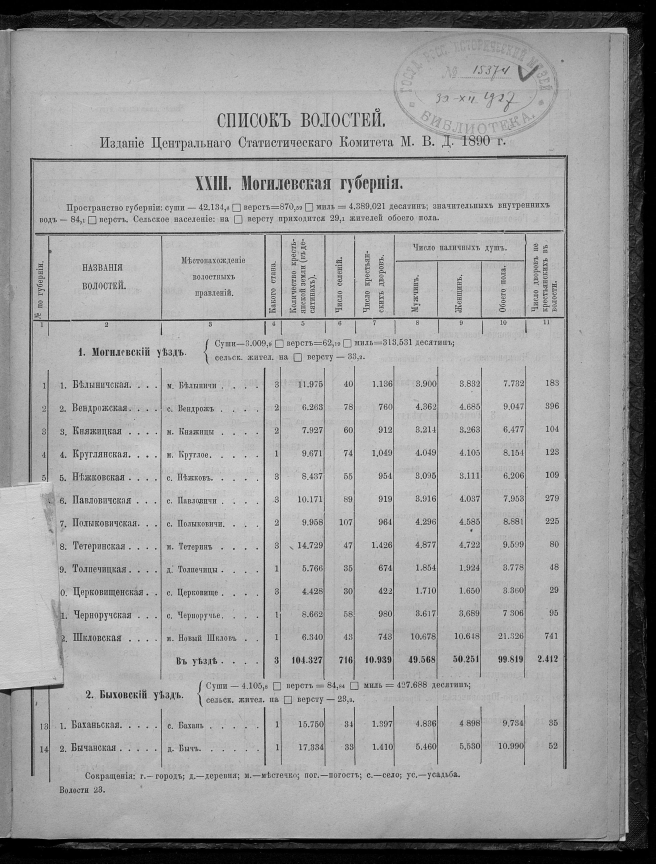
#> input picture scripts/platform/data/ocr-pages/1.jpg, 1966 x 2590 px, given in place of 0005.jpg, which was not available (shown at 1/3 size)
$ jupyter execute --allow-errors finetune_layoutlmv3.ipynb   (shell and % lines are left out)   (text cells are left out)
#> lines starting #> are read from the running program, lines starting #| are printed output that depends on the picture; after the words box and inside, x2 and y2 are one past the last pixel; in counts of white or black regions, pixels touching at a corner belong together; pictures that were not available may be replaced by others from this repository, and a replacement may not be noted
[cell 1]
import ast
import glob
import json
import os
from io import BytesIO
from pathlib import Path
from typing import List
from urllib.parse import urlparse

import numpy as np
import pandas as pd
import requests
from PIL import Image
from lxml import etree
from pytesseract import pytesseract
from shapely.geometry import Polygon
from sklearn.model_selection import train_test_split
from tqdm import tqdm

from docling_core.types.doc import ImageRefMode
from docling_core.types.doc.document import DocTagsDocument, DoclingDocument
from mlx_vlm import load, generate
from mlx_vlm.prompt_utils import apply_chat_template
from mlx_vlm.utils import load_config, stream_generate

from transformers import AutoProcessor
#> (the rest of this cell did not finish here and is left out)

#> (a cell that did not finish here is left out)

[cell 3]
ROOT_DIR = Path(os.getcwd()).parent
SCHEMATISM_PATH = os.path.join(ROOT_DIR, "layoutLMv3/images")
# Load annotation file
#> (the rest of this cell did not finish here and is left out)

#> (a cell that did not finish here is left out)

[cell 5]
# [10 lines of commented-out code are left out]

[cell 6]
labels = ['page_number', 'building_material', 'settlement_classification', 'parish', 'building_type', 'dedication', 'deanery']
bio_labels = ["B-{}".format(label) for label in labels] + ["I-{}".format(label) for label in labels] + ["O"]

bio_labels

[cell 7]
label2id = {label: i for i, label in enumerate(bio_labels)}
id2label = {i: label for i, label in enumerate(bio_labels)}
id2label

[cell 8]
import os
from PIL import ImageDraw

# Set TOKENIZERS_PARALLELISM to either "true" or "false"
os.environ["TOKENIZERS_PARALLELISM"] = "false"  # or "true"
os.environ["TESSDATA_PREFIX"] = "/opt/homebrew/share/tessdata/"

[cell 9]
import cv2
import numpy as np
BINARY_THREHOLD = 180
# [44 lines left out: function preprocess_for_ocr2, not called in this run]

[cell 10]
# in[13]
import cv2 as cv
import numpy as np
from PIL import Image

# Removed BINARY_THRESHOLD as it's not used in this version
# BINARY_THREHOLD = 180

def preprocess_for_ocr(img: Image.Image) -> Image.Image:
    """Simplified preprocessing: Convert to grayscale and apply Otsu's thresholding."""
    img_np = np.array(img)

    # Ensure image is grayscale (input should already be grayscale based on previous step)
    if len(img_np.shape) == 3:
         img_np = cv.cvtColor(img_np, cv.COLOR_RGB2GRAY)
    elif img.mode != 'L': # Handle PIL modes other than L
         img_np = np.array(img.convert('L'))


    # Apply Otsu's thresholding directly
    # THRESH_BINARY_INV makes text white and background black
    ret, thresh_img = cv.threshold(img_np, 0, 255, cv.THRESH_BINARY_INV + cv.THRESH_OTSU)

    # Invert back if you want black text on white background (like original)
    # Remove this line if white text on black is desired or better for OCR
    thresh_img = cv.bitwise_not(thresh_img)

    # Convert back to PIL
    return Image.fromarray(thresh_img)

# ... rest of the cell ...

import matplotlib.pyplot as plt

plt.figure(figsize=(15,15))
# Make sure to open the image again or use the original crop variable
with Image.open("/Users/user/Projects/ecclesiasticalOCR/data/schematyzmy/lublin_1871/0005.jpg") as img:
    # Crop and convert to grayscale *before* preprocessing
#> img is the input picture: PIL image 1966x2590 L; min 0, max 251, mean 158.8
    crop_gray = img.crop((100,200,1100,850)).convert("L")
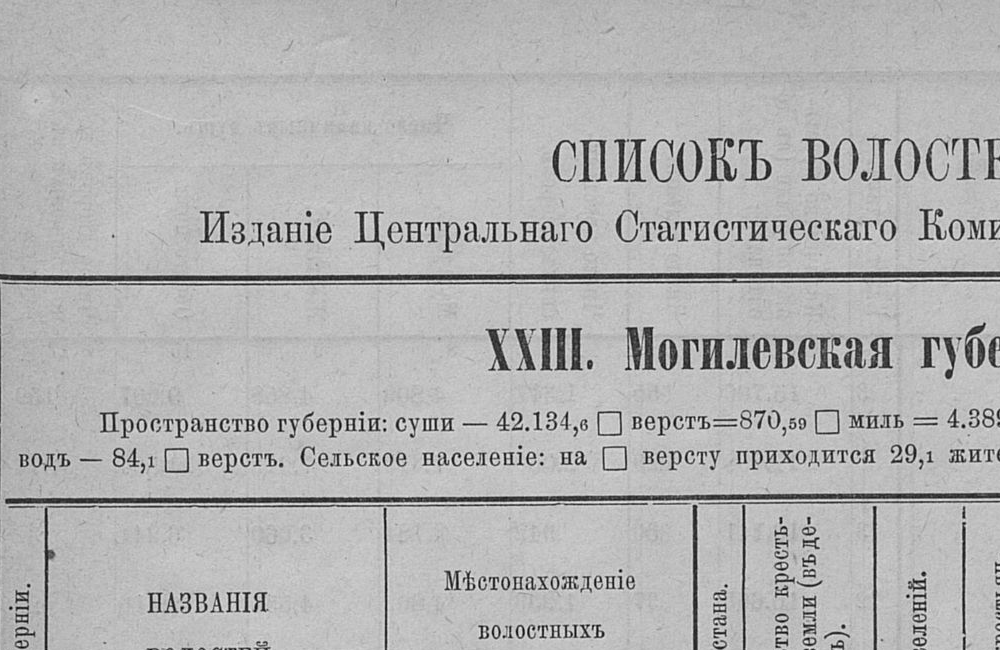
#> crop_gray: PIL image 1000x650 L; min 0, max 248, mean 178.5

    plt.subplot(1,2,1)
    plt.imshow(np.array(crop_gray), cmap='gray') # Display original grayscale crop
    plt.title("Original Grayscale Crop")

    plt.subplot(1,2,2)
    result = preprocess_for_ocr(crop_gray) # Pass the grayscale PIL image
#> in preprocess_for_ocr, `ret, thresh_img = cv.threshold(img_np, 0, 255, cv.THRESH_BINARY_INV + ..`:
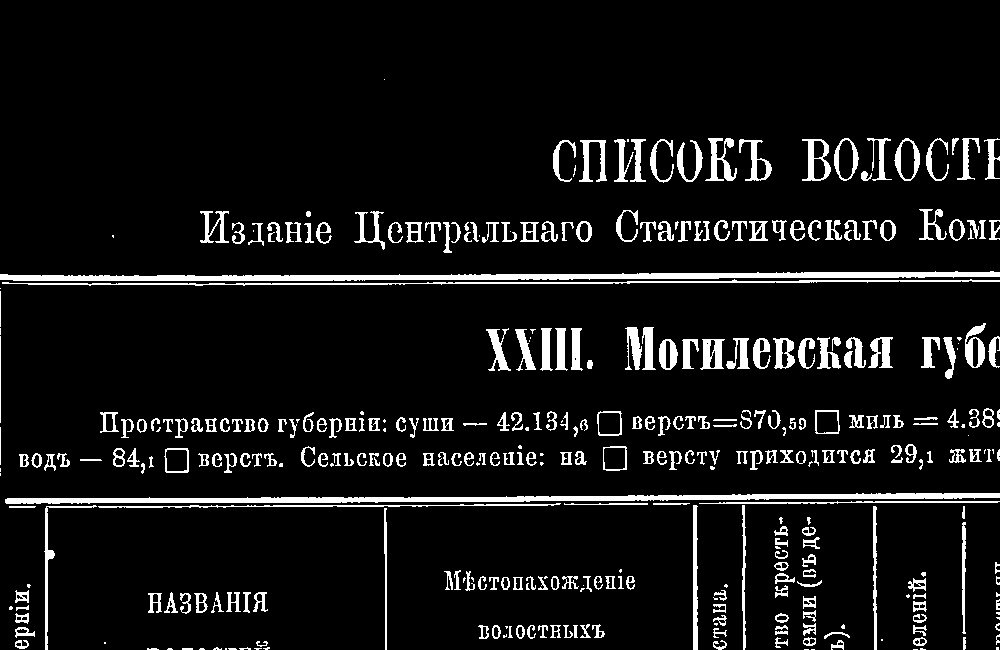
#> thresh_img: shape (650, 1000); 7.9% white; 385 white regions (75 under 20 px), largest, box (x1, y1, x2, y2) and area: (0, 271, 1000, 281) 5536, (5, 493, 1000, 504) 5193, (2, 279, 1000, 286) 1926
#> in preprocess_for_ocr, `ret, thresh_img = cv.threshold(img_np, 0, 255, cv.THRESH_BINARY_INV + ..`: ret = 129
    plt.imshow(result, cmap='gray') # Display processed image
    plt.title("Processed (Otsu Thresholding Only)")
    plt.show()
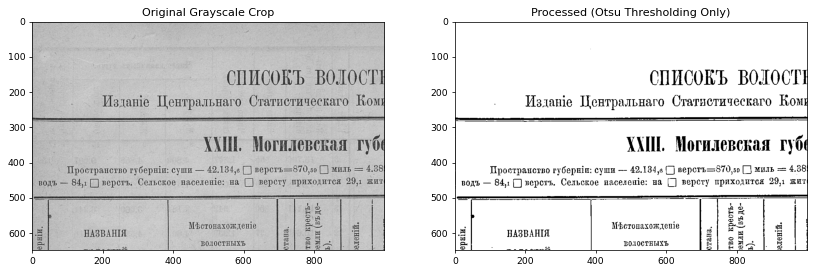
#> figure drawn by matplotlib, 2 panels
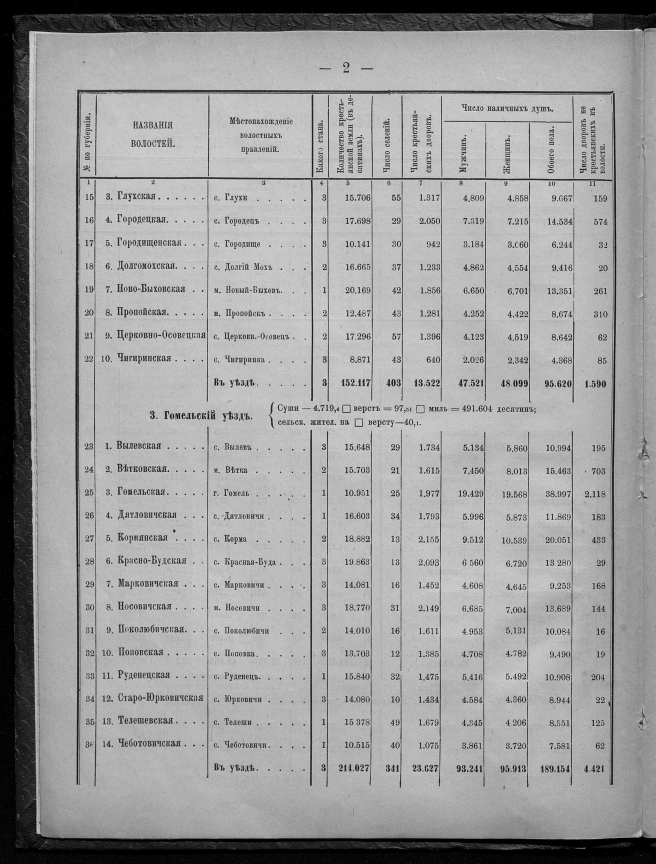
#> input picture scripts/platform/data/ocr-pages/2.jpg, 1966 x 2590 px, given in place of 0007.jpg, which was not available (shown at 1/3 size)
#> further down, img is the input picture: PIL image 1966x2590 L; min 0, max 254, mean 157.5

# Remove the display calls inside the loop if they exist from previous versions
# display(result)
# display(crop)

[cell 11]
import easyocr
from PIL import Image, ImageDraw, ImageFont
import easyocr
import supervision as sv
import cv2
import numpy as np


#> (the rest of this cell did not finish here and is left out)

[cell 12]
import pytesseract
from PIL import Image, ImageDraw, ImageFont
import supervision as sv
import cv2
import numpy as np

image_path = "/Users/user/Projects/AI_Osrodek/data/schematyzmy/zmudz_1863/0007.jpg"
#> (the rest of this cell did not finish here and is left out)

#> in preprocess_for_ocr (call 2), `ret, thresh_img = cv.threshold(img_np, 0, 255, cv.THRESH_BINARY_INV + ..`:
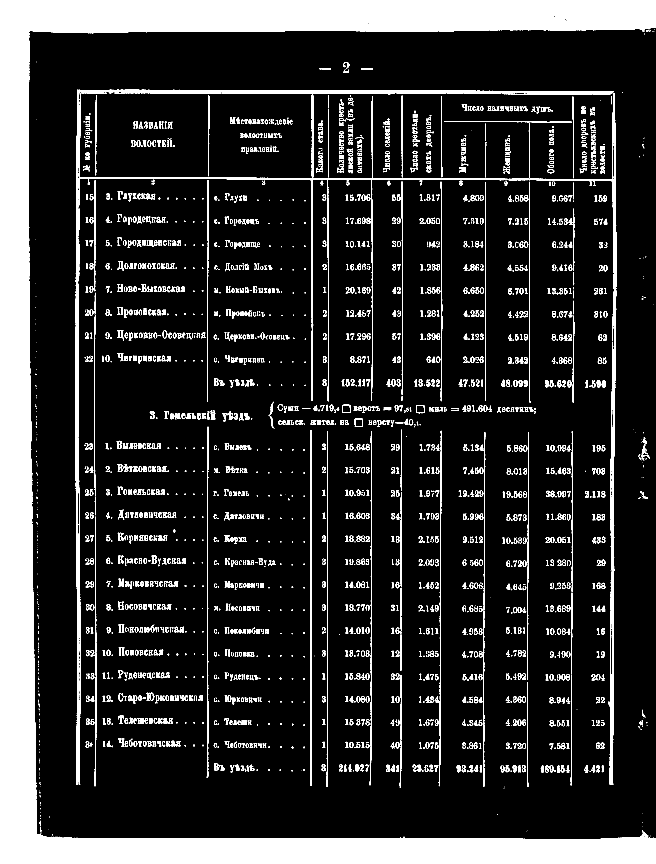
#> thresh_img: shape (2590, 1966) (shown at 1/3 size); 15.7% white; 2766 white regions (916 under 20 px), largest, box (x1, y1, x2, y2) and area: (0, 0, 1966, 2590) 560994, (226, 269, 1841, 2354) 29102, (1833, 279, 1849, 2355) 10806
#> in preprocess_for_ocr (call 2), `ret, thresh_img = cv.threshold(img_np, 0, 255, cv.THRESH_BINARY_INV + ..`: ret = 105
#> in preprocess_for_ocr (call 2), `thresh_img = cv.bitwise_not(thresh_img)`:
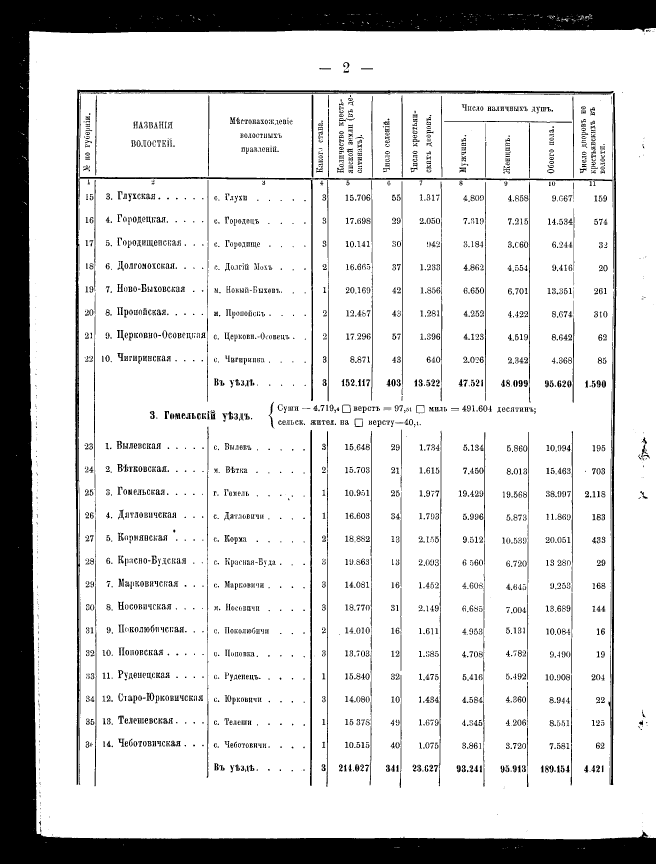
#> thresh_img: shape (2590, 1966) (shown at 1/3 size); 84.3% white; 2766 black regions (916 under 20 px), largest, box (x1, y1, x2, y2) and area: (0, 0, 1966, 2590) 560994, (226, 269, 1841, 2354) 29102, (1833, 279, 1849, 2355) 10806
    image_for_drawing = img.convert("RGB").copy()
    draw = ImageDraw.Draw(image_for_drawing)

    # Run OCR with Tesseract
    output = pytesseract.image_to_data(np.array(image_for_drawing), output_type=pytesseract.Output.DICT, lang="lat+pol")

    xyxy, confidences, class_ids, label = [], [], [], []

    # Process Tesseract output
    n_boxes = len(output['text'])
    for i in range(n_boxes):
        if int(output['conf'][i]) > 0:  # Filter out low confidence detections
            x_min = int(output['left'][i])
            y_min = int(output['top'][i])
            x_max = x_min + int(output['width'][i])
            y_max = y_min + int(output['height'][i])
            text = output['text'][i]
            confidence = float(output['conf'][i]) / 100.0  # Convert confidence to 0-1 range

            # Append data to lists
            xyxy.append([x_min, y_min, x_max, y_max])
            label.append(text)
            confidences.append(confidence)
            class_ids.append(0)

    # Convert to NumPy arrays
    detections = sv.Detections(
        xyxy=np.array(xyxy),
        confidence=np.array(confidences),
        class_id=np.array(class_ids)
    )

    # Annotate image with bounding boxes and labels
    box_annotator = sv.BoxAnnotator()
    label_annotator = sv.RichLabelAnnotator(font_path="/Users/user/Projects/ecclesiasticalOCR/layoutLMv3/NotoSans-Regular.ttf")

    annotated_image = box_annotator.annotate(scene=image_for_drawing, detections=detections)
    annotated_image = label_annotator.annotate(scene=annotated_image, detections=detections, labels=label)

    # Display and save the annotated image
    #sv.plot_image(image=annotated_image)
    display(annotated_image)

[cell 13]
out = ""
#> (the rest of this cell did not finish here and is left out)

[cell 14]
from transformers import TrOCRProcessor, VisionEncoderDecoderModel
from PIL import Image
import requests
from transformers import logging
logging.set_verbosity_info()
#> (this line was passed over: transformers is not available in this run)
